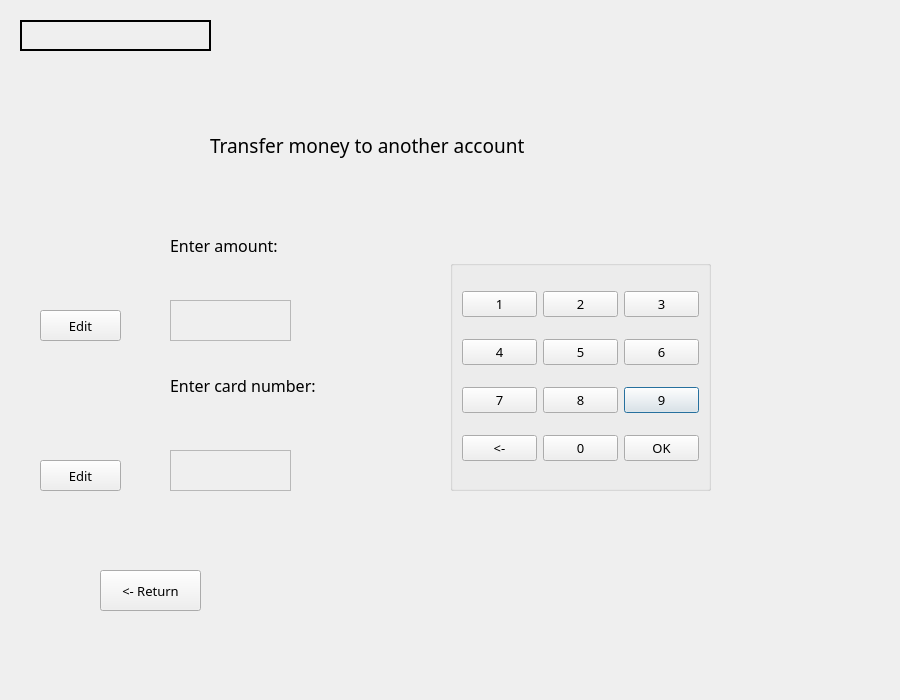
<?xml version="1.0" encoding="UTF-8"?>
<ui version="4.0">
 <class>PutMoneyToAnotherAccount</class>
 <widget class="QDialog" name="PutMoneyToAnotherAccount">
  <property name="geometry">
   <rect>
    <x>0</x>
    <y>0</y>
    <width>900</width>
    <height>700</height>
   </rect>
  </property>
  <property name="minimumSize">
   <size>
    <width>900</width>
    <height>700</height>
   </size>
  </property>
  <property name="maximumSize">
   <size>
    <width>900</width>
    <height>700</height>
   </size>
  </property>
  <property name="baseSize">
   <size>
    <width>900</width>
    <height>700</height>
   </size>
  </property>
  <property name="windowTitle">
   <string>Dialog</string>
  </property>
  <widget class="QLabel" name="label_2">
   <property name="geometry">
    <rect>
     <x>170</x>
     <y>220</y>
     <width>191</width>
     <height>51</height>
    </rect>
   </property>
   <property name="font">
    <font>
     <family>Arial Rounded MT Bold</family>
     <pointsize>12</pointsize>
     <weight>50</weight>
     <bold>false</bold>
    </font>
   </property>
   <property name="text">
    <string>Enter amount:</string>
   </property>
  </widget>
  <widget class="QLabel" name="amount">
   <property name="geometry">
    <rect>
     <x>170</x>
     <y>300</y>
     <width>121</width>
     <height>41</height>
    </rect>
   </property>
   <property name="font">
    <font>
     <family>Arial Rounded MT Bold</family>
     <pointsize>10</pointsize>
    </font>
   </property>
   <property name="autoFillBackground">
    <bool>true</bool>
   </property>
   <property name="frameShape">
    <enum>QFrame::StyledPanel</enum>
   </property>
   <property name="frameShadow">
    <enum>QFrame::Raised</enum>
   </property>
   <property name="text">
    <string/>
   </property>
  </widget>
  <widget class="QGroupBox" name="gridGroupBox">
   <property name="geometry">
    <rect>
     <x>450</x>
     <y>260</y>
     <width>261</width>
     <height>231</height>
    </rect>
   </property>
   <layout class="QGridLayout" name="gridLayout_4">
    <item row="2" column="2">
     <widget class="QPushButton" name="digit_9">
      <property name="font">
       <font>
        <family>Arial Rounded MT Bold</family>
        <pointsize>10</pointsize>
       </font>
      </property>
      <property name="text">
       <string>9</string>
      </property>
     </widget>
    </item>
    <item row="4" column="2">
     <widget class="QPushButton" name="digit_OK">
      <property name="font">
       <font>
        <family>Arial Rounded MT Bold</family>
        <pointsize>10</pointsize>
       </font>
      </property>
      <property name="text">
       <string>OK</string>
      </property>
     </widget>
    </item>
    <item row="4" column="0">
     <widget class="QPushButton" name="digit_back">
      <property name="font">
       <font>
        <family>Arial Rounded MT Bold</family>
        <pointsize>10</pointsize>
       </font>
      </property>
      <property name="text">
       <string>&lt;-</string>
      </property>
     </widget>
    </item>
    <item row="4" column="1">
     <widget class="QPushButton" name="digit_0">
      <property name="font">
       <font>
        <family>Arial Rounded MT Bold</family>
        <pointsize>10</pointsize>
       </font>
      </property>
      <property name="text">
       <string>0</string>
      </property>
     </widget>
    </item>
    <item row="0" column="0">
     <widget class="QPushButton" name="digit_1">
      <property name="font">
       <font>
        <family>Arial Rounded MT Bold</family>
        <pointsize>10</pointsize>
       </font>
      </property>
      <property name="text">
       <string>1</string>
      </property>
     </widget>
    </item>
    <item row="2" column="0">
     <widget class="QPushButton" name="digit_7">
      <property name="font">
       <font>
        <family>Arial Rounded MT Bold</family>
        <pointsize>10</pointsize>
       </font>
      </property>
      <property name="text">
       <string>7</string>
      </property>
     </widget>
    </item>
    <item row="0" column="2">
     <widget class="QPushButton" name="digit_3">
      <property name="font">
       <font>
        <family>Arial Rounded MT Bold</family>
        <pointsize>10</pointsize>
       </font>
      </property>
      <property name="text">
       <string>3</string>
      </property>
     </widget>
    </item>
    <item row="1" column="0">
     <widget class="QPushButton" name="digit_4">
      <property name="font">
       <font>
        <family>Arial Rounded MT Bold</family>
        <pointsize>10</pointsize>
       </font>
      </property>
      <property name="text">
       <string>4</string>
      </property>
     </widget>
    </item>
    <item row="0" column="1">
     <widget class="QPushButton" name="digit_2">
      <property name="font">
       <font>
        <family>Arial Rounded MT Bold</family>
        <pointsize>10</pointsize>
       </font>
      </property>
      <property name="text">
       <string>2</string>
      </property>
     </widget>
    </item>
    <item row="2" column="1">
     <widget class="QPushButton" name="digit_8">
      <property name="font">
       <font>
        <family>Arial Rounded MT Bold</family>
        <pointsize>10</pointsize>
       </font>
      </property>
      <property name="text">
       <string>8</string>
      </property>
     </widget>
    </item>
    <item row="1" column="2">
     <widget class="QPushButton" name="digit_6">
      <property name="font">
       <font>
        <family>Arial Rounded MT Bold</family>
        <pointsize>10</pointsize>
       </font>
      </property>
      <property name="text">
       <string>6</string>
      </property>
     </widget>
    </item>
    <item row="1" column="1">
     <widget class="QPushButton" name="digit_5">
      <property name="font">
       <font>
        <family>Arial Rounded MT Bold</family>
        <pointsize>10</pointsize>
       </font>
      </property>
      <property name="text">
       <string>5</string>
      </property>
     </widget>
    </item>
   </layout>
  </widget>
  <widget class="QPushButton" name="pushButton_2">
   <property name="geometry">
    <rect>
     <x>100</x>
     <y>570</y>
     <width>101</width>
     <height>41</height>
    </rect>
   </property>
   <property name="font">
    <font>
     <family>Arial Rounded MT Bold</family>
     <pointsize>10</pointsize>
    </font>
   </property>
   <property name="text">
    <string>&lt;- Return</string>
   </property>
  </widget>
  <widget class="QLabel" name="label_3">
   <property name="geometry">
    <rect>
     <x>170</x>
     <y>360</y>
     <width>241</width>
     <height>51</height>
    </rect>
   </property>
   <property name="font">
    <font>
     <family>Arial Rounded MT Bold</family>
     <pointsize>12</pointsize>
     <weight>50</weight>
     <bold>false</bold>
    </font>
   </property>
   <property name="text">
    <string>Enter card number:</string>
   </property>
  </widget>
  <widget class="QLabel" name="card_number">
   <property name="geometry">
    <rect>
     <x>170</x>
     <y>450</y>
     <width>121</width>
     <height>41</height>
    </rect>
   </property>
   <property name="font">
    <font>
     <family>Arial Rounded MT Bold</family>
     <pointsize>10</pointsize>
    </font>
   </property>
   <property name="autoFillBackground">
    <bool>true</bool>
   </property>
   <property name="frameShape">
    <enum>QFrame::StyledPanel</enum>
   </property>
   <property name="frameShadow">
    <enum>QFrame::Raised</enum>
   </property>
   <property name="text">
    <string/>
   </property>
  </widget>
  <widget class="QLabel" name="user">
   <property name="geometry">
    <rect>
     <x>20</x>
     <y>20</y>
     <width>191</width>
     <height>31</height>
    </rect>
   </property>
   <property name="font">
    <font>
     <family>Arial Rounded MT Bold</family>
     <pointsize>10</pointsize>
    </font>
   </property>
   <property name="frameShape">
    <enum>QFrame::WinPanel</enum>
   </property>
   <property name="text">
    <string/>
   </property>
   <property name="alignment">
    <set>Qt::AlignCenter</set>
   </property>
  </widget>
  <widget class="QLabel" name="label">
   <property name="geometry">
    <rect>
     <x>210</x>
     <y>120</y>
     <width>531</width>
     <height>51</height>
    </rect>
   </property>
   <property name="font">
    <font>
     <family>Arial Rounded MT Bold</family>
     <pointsize>14</pointsize>
    </font>
   </property>
   <property name="text">
    <string>Transfer money to another account</string>
   </property>
  </widget>
  <widget class="QPushButton" name="edit">
   <property name="geometry">
    <rect>
     <x>40</x>
     <y>310</y>
     <width>81</width>
     <height>31</height>
    </rect>
   </property>
   <property name="font">
    <font>
     <family>Arial Rounded MT Bold</family>
     <pointsize>10</pointsize>
    </font>
   </property>
   <property name="text">
    <string>Edit</string>
   </property>
  </widget>
  <widget class="QPushButton" name="edit2">
   <property name="geometry">
    <rect>
     <x>40</x>
     <y>460</y>
     <width>81</width>
     <height>31</height>
    </rect>
   </property>
   <property name="font">
    <font>
     <family>Arial Rounded MT Bold</family>
     <pointsize>10</pointsize>
    </font>
   </property>
   <property name="text">
    <string>Edit</string>
   </property>
  </widget>
 </widget>
 <resources/>
 <connections/>
</ui>
